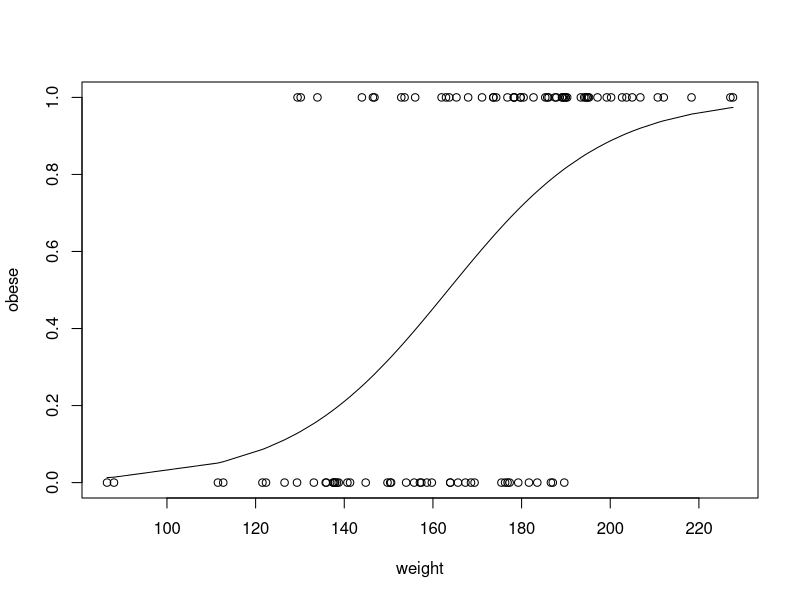
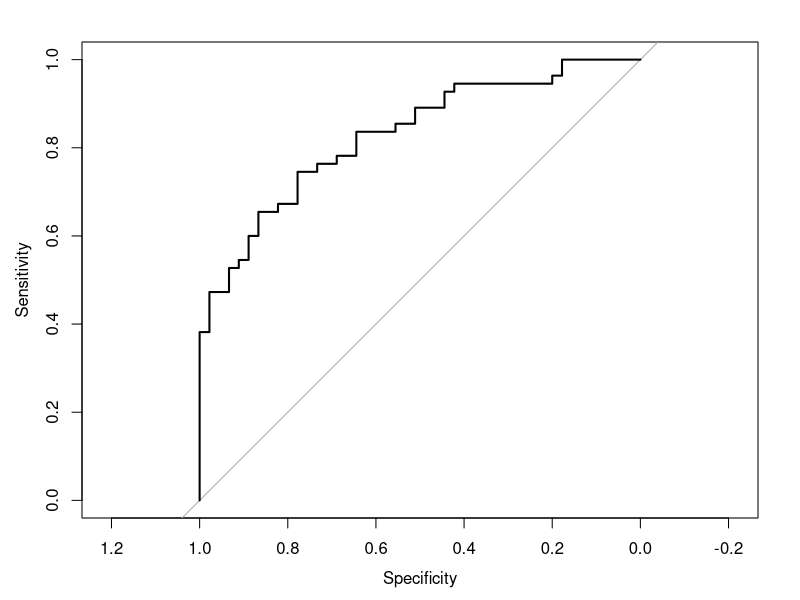
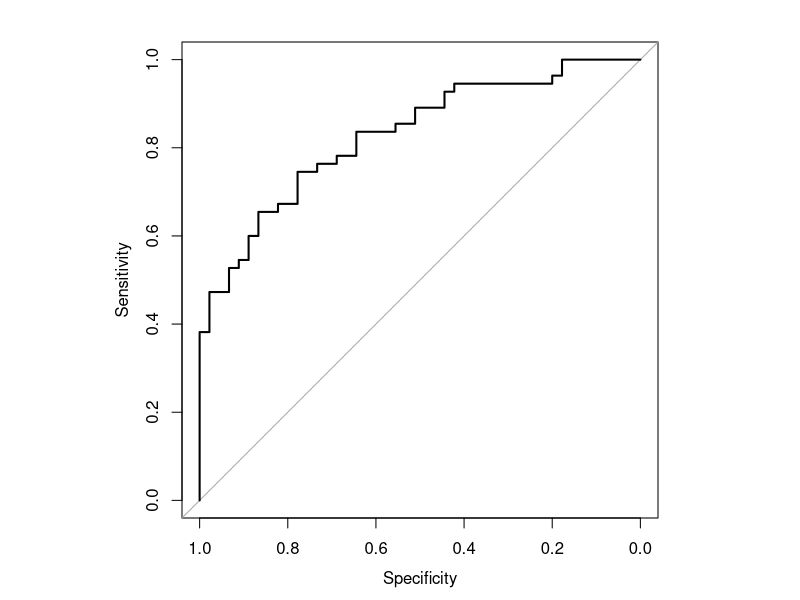
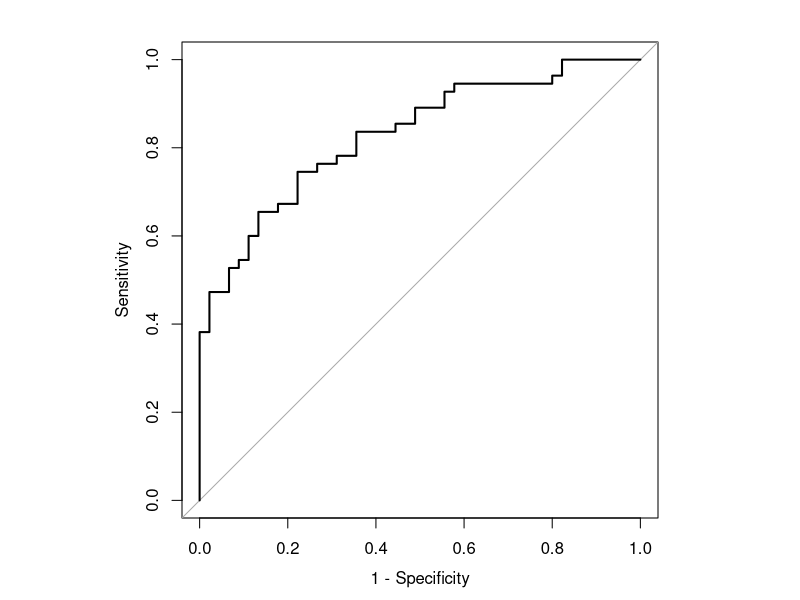
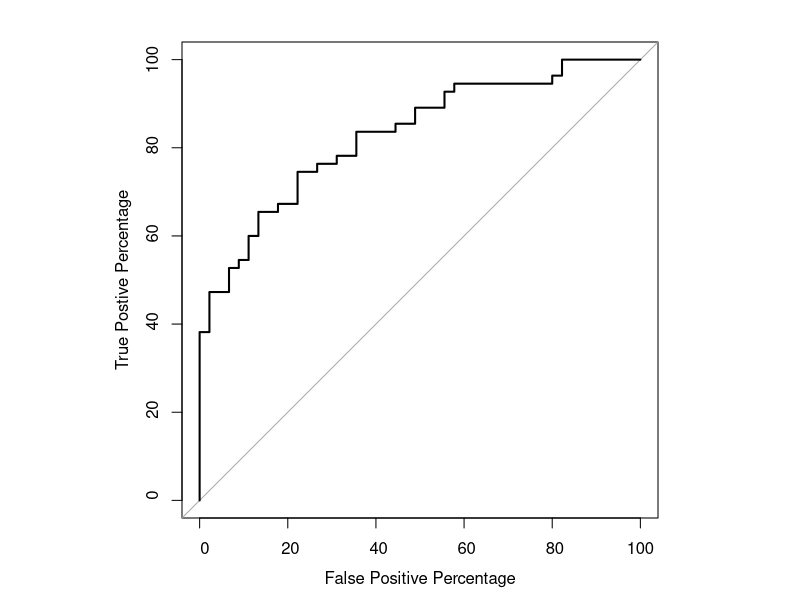
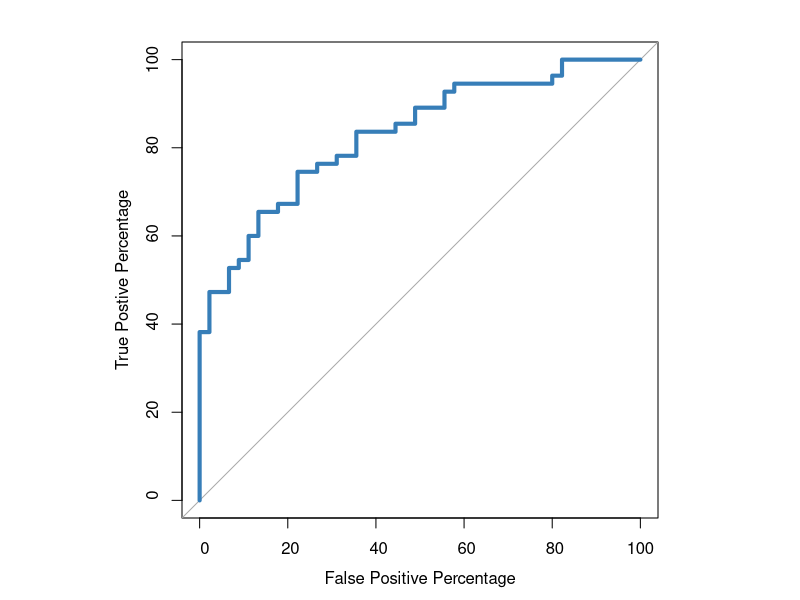
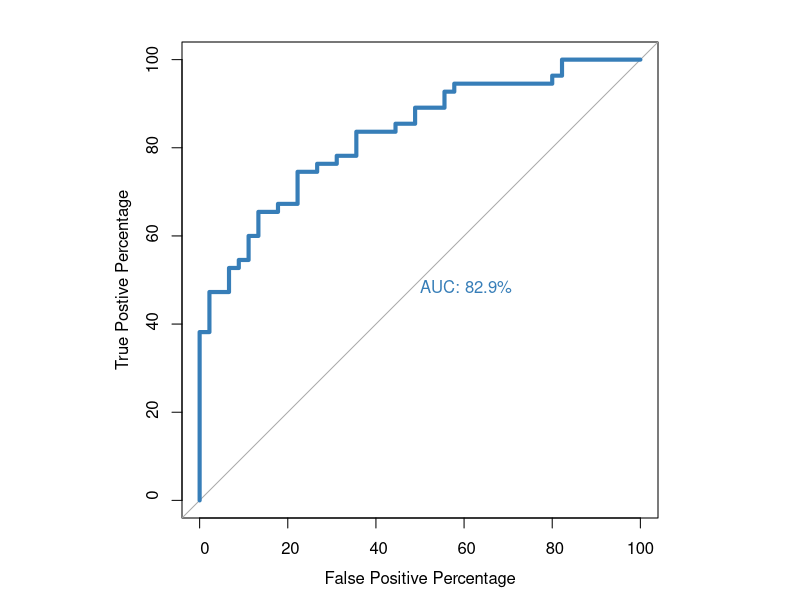
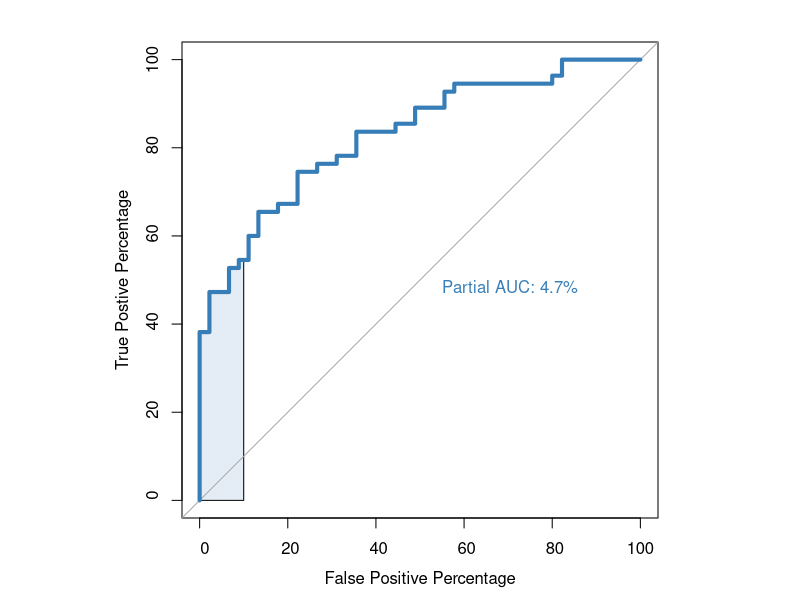

These figures' R source, in order:
install.packages("pROC")
library(pROC) # install with install.packages("pROC")
library(randomForest) # install with install.packages("randomForest")

#######################################
##
## Generate weight and obesity datasets.
##
#######################################
set.seed(420) # this will make my results match yours

num.samples <- 100

## genereate 100 values from a normal distribution with
## mean 172 and standard deviation 29, then sort them
weight <- sort(rnorm(n=num.samples, mean=172, sd=29))

## Now we will decide if a sample is obese or not. 
## NOTE: This method for classifying a sample as obese or not
## was made up just for this example.
## rank(weight) returns 1 for the lightest, 2 for the second lightest, ...
##              ... and it returns 100 for the heaviest.
## So what we do is generate a random number between 0 and 1. Then we see if
## that number is less than rank/100. So, for the lightest sample, rank = 1.
## This sample will be classified "obese" if we get a random number less than
## 1/100. For the second lightest sample, rank = 2, we get another random
## number between 0 and 1 and classify this sample "obese" if that random
## number is < 2/100. We repeat that process for all 100 samples
obese <- ifelse(test=(runif(n=num.samples) < (rank(weight)/num.samples)), 
                yes=1, no=0)
obese ## print out the contents of "obese" to show us which samples were
## classified "obese" with 1, and which samples were classified
## "not obese" with 0.

## plot the data
plot(x=weight, y=obese)

## fit a logistic regression to the data...
glm.fit=glm(obese ~ weight, family=binomial)
lines(weight, glm.fit$fitted.values)


#######################################
##
## draw ROC and AUC using pROC
##
#######################################

## NOTE: By default, the graphs come out looking terrible
## The problem is that ROC graphs should be square, since the x and y axes
## both go from 0 to 1. However, the window in which I draw them isn't square
## so extra whitespace is added to pad the sides.
roc(obese, glm.fit$fitted.values, plot=TRUE)

## Now let's configure R so that it prints the graph as a square.
##
par(pty = "s") ## pty sets the aspect ratio of the plot region. Two options:
##                "s" - creates a square plotting region
##                "m" - (the default) creates a maximal plotting region
roc(obese, glm.fit$fitted.values, plot=TRUE)

## NOTE: By default, roc() uses specificity on the x-axis and the values range
## from 1 to 0. This makes the graph look like what we would expect, but the
## x-axis itself might induce a headache. To use 1-specificity (i.e. the 
## False Positive Rate) on the x-axis, set "legacy.axes" to TRUE.
roc(obese, glm.fit$fitted.values, plot=TRUE, legacy.axes=TRUE)

## If you want to rename the x and y axes...
roc(obese, glm.fit$fitted.values, plot=TRUE, legacy.axes=TRUE, percent=TRUE, xlab="False Positive Percentage", ylab="True Postive Percentage")

## We can also change the color of the ROC line, and make it wider...
roc(obese, glm.fit$fitted.values, plot=TRUE, legacy.axes=TRUE, percent=TRUE, xlab="False Positive Percentage", ylab="True Postive Percentage", col="#377eb8", lwd=4)

## If we want to find out the optimal threshold we can store the 
## data used to make the ROC graph in a variable...
roc.info <- roc(obese, glm.fit$fitted.values, legacy.axes=TRUE)
str(roc.info)

## and then extract just the information that we want from that variable.
roc.df <- data.frame(
  tpp=roc.info$sensitivities*100, ## tpp = true positive percentage
  fpp=(1 - roc.info$specificities)*100, ## fpp = false positive precentage
  thresholds=roc.info$thresholds)

head(roc.df) ## head() will show us the values for the upper right-hand corner
## of the ROC graph, when the threshold is so low 
## (negative infinity) that every single sample is called "obese".
## Thus TPP = 100% and FPP = 100%

tail(roc.df) ## tail() will show us the values for the lower left-hand corner
## of the ROC graph, when the threshold is so high (infinity) 
## that every single sample is called "not obese". 
## Thus, TPP = 0% and FPP = 0%

## now let's look at the thresholds between TPP 60% and 80%...
roc.df[roc.df$tpp > 60 & roc.df$tpp < 80,]

## We can calculate the area under the curve...
roc(obese, glm.fit$fitted.values, plot=TRUE, legacy.axes=TRUE, percent=TRUE, xlab="False Positive Percentage", ylab="True Postive Percentage", col="#377eb8", lwd=4, print.auc=TRUE)

## ...and the partial area under the curve.
roc(obese, glm.fit$fitted.values, plot=TRUE, legacy.axes=TRUE, percent=TRUE, xlab="False Positive Percentage", ylab="True Postive Percentage", col="#377eb8", lwd=4, print.auc=TRUE, print.auc.x=45, partial.auc=c(100, 90), auc.polygon = TRUE, auc.polygon.col = "#377eb822")


#######################################
##
## Now let's fit the data with a random forest...
##
#######################################
rf.model <- randomForest(factor(obese) ~ weight)

## ROC for random forest
roc(obese, rf.model$votes[,1], plot=TRUE, legacy.axes=TRUE, percent=TRUE, xlab="False Positive Percentage", ylab="True Postive Percentage", col="#4daf4a", lwd=4, print.auc=TRUE)


#######################################
##
## Now layer logistic regression and random forest ROC graphs..
##
#######################################
roc(obese, glm.fit$fitted.values, plot=TRUE, legacy.axes=TRUE, percent=TRUE, xlab="False Positive Percentage", ylab="True Postive Percentage", col="#377eb8", lwd=4, print.auc=TRUE)

plot.roc(obese, rf.model$votes[,1], percent=TRUE, col="#4daf4a", lwd=4, print.auc=TRUE, add=TRUE, print.auc.y=40)
legend("bottomright", legend=c("Logisitic Regression", "Random Forest"), col=c("#377eb8", "#4daf4a"), lwd=4)


#######################################
##
## Now that we're done with our ROC fun, let's reset the par() variables.
## There are two ways to do it...
##
#######################################
par(pty = "m")